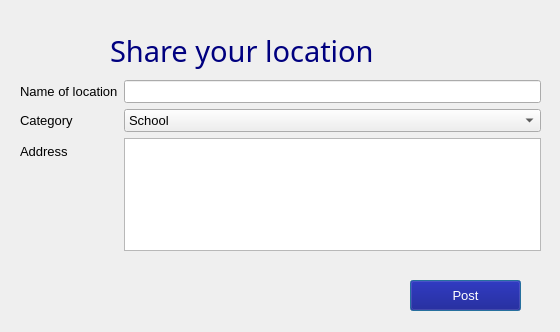
<?xml version="1.0" encoding="UTF-8"?>
<ui version="4.0">
 <class>postscreen</class>
 <widget class="QDialog" name="postscreen">
  <property name="geometry">
   <rect>
    <x>0</x>
    <y>0</y>
    <width>560</width>
    <height>332</height>
   </rect>
  </property>
  <property name="font">
   <font>
    <pointsize>10</pointsize>
   </font>
  </property>
  <property name="windowTitle">
   <string>Share your location</string>
  </property>
  <widget class="QPushButton" name="btn_post">
   <property name="geometry">
    <rect>
     <x>410</x>
     <y>280</y>
     <width>111</width>
     <height>31</height>
    </rect>
   </property>
   <property name="styleSheet">
    <string notr="true">font: 75 10pt &quot;Source Code Pro&quot;;
background-color: rgb(0, 0, 127);
color: rgb(255, 255, 255);</string>
   </property>
   <property name="text">
    <string>Post</string>
   </property>
  </widget>
  <widget class="QWidget" name="formLayoutWidget">
   <property name="geometry">
    <rect>
     <x>20</x>
     <y>80</y>
     <width>521</width>
     <height>171</height>
    </rect>
   </property>
   <layout class="QFormLayout" name="formLayout">
    <item row="0" column="0">
     <widget class="QLabel" name="label">
      <property name="styleSheet">
       <string notr="true">font: 75 10pt &quot;Source Code Pro&quot;;</string>
      </property>
      <property name="text">
       <string>Name of location</string>
      </property>
     </widget>
    </item>
    <item row="0" column="1">
     <widget class="QLineEdit" name="input_name">
      <property name="styleSheet">
       <string notr="true">font: 75 10pt &quot;Source Code Pro&quot;;</string>
      </property>
     </widget>
    </item>
    <item row="1" column="0">
     <widget class="QLabel" name="label_4">
      <property name="styleSheet">
       <string notr="true">font: 75 10pt &quot;Source Code Pro&quot;;</string>
      </property>
      <property name="text">
       <string>Category</string>
      </property>
     </widget>
    </item>
    <item row="1" column="1">
     <widget class="QComboBox" name="combo_type">
      <property name="styleSheet">
       <string notr="true">font: 75 10pt &quot;Source Code Pro&quot;;</string>
      </property>
      <item>
       <property name="text">
        <string>School</string>
       </property>
      </item>
      <item>
       <property name="text">
        <string>Coffe</string>
       </property>
      </item>
      <item>
       <property name="text">
        <string>Restaurant</string>
       </property>
      </item>
      <item>
       <property name="text">
        <string>Park</string>
       </property>
      </item>
      <item>
       <property name="text">
        <string>Mall</string>
       </property>
      </item>
      <item>
       <property name="text">
        <string>Market</string>
       </property>
      </item>
      <item>
       <property name="text">
        <string>Hospital</string>
       </property>
      </item>
      <item>
       <property name="text">
        <string>Others</string>
       </property>
      </item>
     </widget>
    </item>
    <item row="2" column="0">
     <widget class="QLabel" name="label_2">
      <property name="styleSheet">
       <string notr="true">font: 75 10pt &quot;Source Code Pro&quot;;</string>
      </property>
      <property name="text">
       <string>Address</string>
      </property>
     </widget>
    </item>
    <item row="2" column="1">
     <widget class="QPlainTextEdit" name="input_address">
      <property name="styleSheet">
       <string notr="true">font: 75 10pt &quot;Source Code Pro&quot;;</string>
      </property>
     </widget>
    </item>
   </layout>
  </widget>
  <widget class="QLabel" name="label_5">
   <property name="geometry">
    <rect>
     <x>110</x>
     <y>20</y>
     <width>341</width>
     <height>61</height>
    </rect>
   </property>
   <property name="font">
    <font>
     <family>Source Code Pro</family>
     <pointsize>22</pointsize>
     <weight>9</weight>
     <italic>false</italic>
     <bold>false</bold>
    </font>
   </property>
   <property name="styleSheet">
    <string notr="true">font: 75 22pt &quot;Source Code Pro&quot;;
color: rgb(0, 0, 127);</string>
   </property>
   <property name="text">
    <string>Share your location</string>
   </property>
  </widget>
 </widget>
 <resources/>
 <connections/>
</ui>
